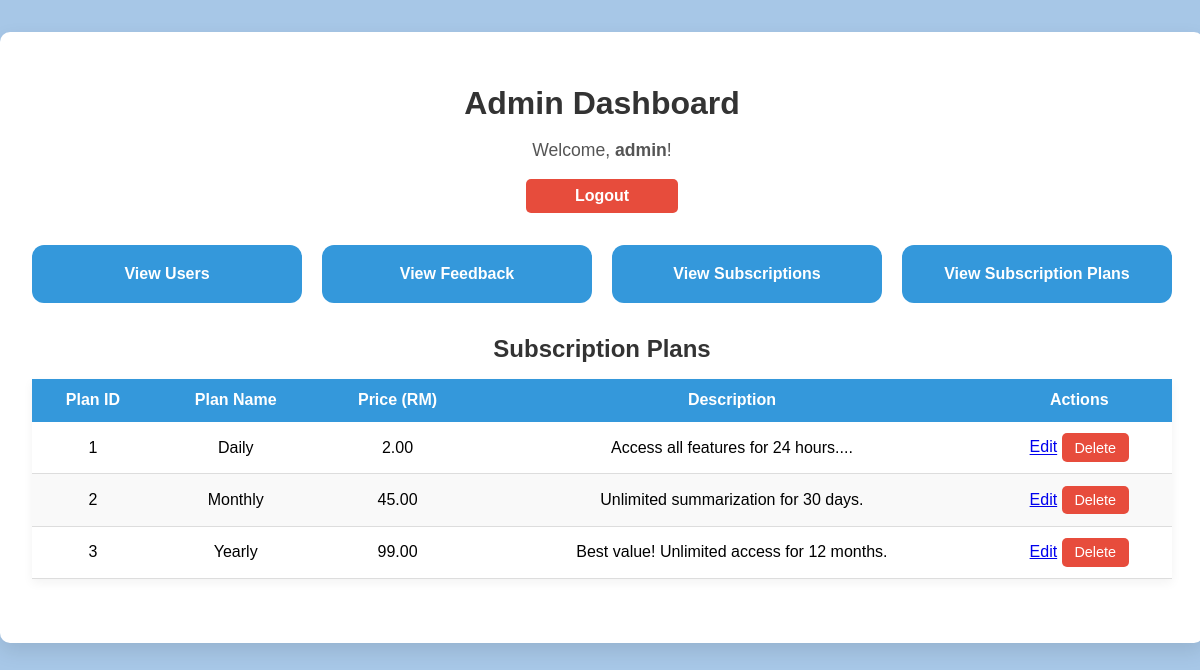
/admin_dashboard.php?view=subsplan (signed in), run on the app's committed database.
### tables this page shows
CREATE TABLE `subsplan` (
  `planID` int(11) NOT NULL,
  `plan_name` varchar(50) NOT NULL,
  `price` decimal(10,2) NOT NULL,
  `description` varchar(255) NOT NULL
);

### admin_dashboard.php (the view, shortened to what this page needs)
<?php
include('db.php');
$view = $_GET['view'] ?? 'users';
?>
<!DOCTYPE html>
<html lang="en">
<head>
<link rel="stylesheet" href="admin.css">
</head>
<body>
<div class="dashboard-container">
    <h1>Admin Dashboard</h1>
    <p style="text-align:center;">Welcome, <strong><?php echo $_SESSION['admin']; ?></strong>!</p>
    <a href="logoutadmin.php" class="logout-btn">Logout</a>
    <div class="dashboard-cards">
        <div class="dashboard-card" onclick="window.location='admin_dashboard.php?view=users'">View Users</div>
        <div class="dashboard-card" onclick="window.location='admin_dashboard.php?view=feedback'">View Feedback</div>
        <div class="dashboard-card" onclick="window.location='admin_dashboard.php?view=subscriptions'">View Subscriptions</div>
        <div class="dashboard-card" onclick="window.location='admin_dashboard.php?view=subsplan'">View Subscription Plans</div>
    </div>
    <?php if ($view === 'subsplan'): ?>
<h2>Subscription Plans</h2>
<table>
    <thead>
        <tr>
            <th>Plan ID</th>
            <th>Plan Name</th>
            <th>Price (RM)</th>
            <th>Description</th>
            <th>Actions</th>
        </tr>
    </thead>
    <tbody>
        <?php
        $plans = mysqli_query($conn, "SELECT * FROM subsplan ORDER BY planID ASC");
        while ($p = mysqli_fetch_assoc($plans)) {
        ?>
            <tr>
                <td><?php echo $p['planID']; ?></td>
                <td><?php echo htmlspecialchars($p['plan_name']); ?></td>
                <td><?php echo $p['price']; ?></td>
                <td><?php echo htmlspecialchars($p['description']); ?></td>
                <td>
                    <a href="edit_subsplan.php?id=<?php echo $p['planID']; ?>" class="edit-btn">Edit</a>
                    <a href="admin_dashboard.php?deletePlan=<?php echo $p['planID']; ?>"
                       class="delete-btn"
                       onclick="return confirm('Delete this plan?');">
                       Delete
                    </a>
                </td>
            </tr>
        <?php } ?>
    </tbody>
</table>
    <?php endif; ?>
</div>
</body>
</html>

### admin.css (style rules this page uses)
body { font-family: Arial, Helvetica, sans-serif; background-color: #A7C7E7; margin: 0; padding: 0; }
.dashboard-container { width: 95%; max-width: 1200px; margin: 2rem auto; padding: 2rem; background-color: #fff; border-radius: 10px; box-shadow: 0 8px 20px rgba(0,0,0,0.1); }
h1, h2 { text-align: center; color: #333; margin-bottom: 1rem; }
p { text-align: center; font-size: 1.1rem; color: #555; }
.logout-btn { display: block; width: 120px; margin: 0 auto 2rem auto; padding: 0.5rem 1rem; background-color: #e74c3c; color: white; text-align: center; text-decoration: none; border-radius: 5px; font-weight: bold; transition: background-color 0.3s; }
table { width: 100%; border-collapse: collapse; margin-bottom: 2rem; box-shadow: 0 4px 10px rgba(0,0,0,0.05); }
thead { background-color: #3498db; color: #fff; }
thead th { padding: 0.8rem; text-align: center; }
tbody td { padding: 0.7rem; text-align: center; border-bottom: 1px solid #ddd; }
tbody tr:nth-child(even) { background-color: #f9f9f9; }
.delete-btn { display: inline-block; padding: 0.4rem 0.8rem; background-color: #e74c3c; color: #fff; border-radius: 5px; text-decoration: none; font-size: 0.9rem; transition: background-color 0.3s; }
.dashboard-cards { display: flex; flex-wrap: wrap; gap: 20px; justify-content: center; margin-bottom: 2rem; }
.dashboard-card { flex: 1; min-width: 180px; max-width: 250px; background: #3498db; color: white; padding: 20px; border-radius: 12px; text-align: center; cursor: pointer; transition: 0.3s; font-weight: bold; }

### data on the page
subsplan: planID "1", plan_name "Daily", price "2.00", description "Access all features for 24 hours...."
subsplan: planID "2", plan_name "Monthly", price "45.00", description "Unlimited summarization for 30 days."
subsplan: planID "3", plan_name "Yearly", price "99.00", description "Best value! Unlimited access for 12 months."

### other printed values
$_SESSION['admin'] "admin"
